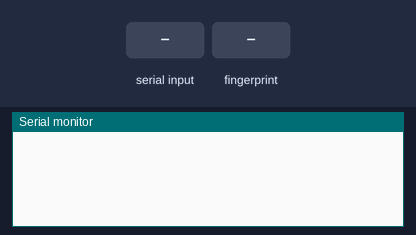
Bench run of a sketch on a simulated Arduino Uno, built with avr-gcc and run on an emulated ATmega328P. Parts: the last lines printed to the serial monitor. The inputs (shaded band) are chosen by the test bench.

Above: at 2.2 s.
2.3 s: "verify\n" received over Serial
At 3.4 s:
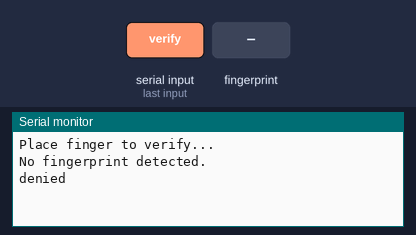
3.8 s: "clear_all_users\n" received over Serial
At 5.0 s:
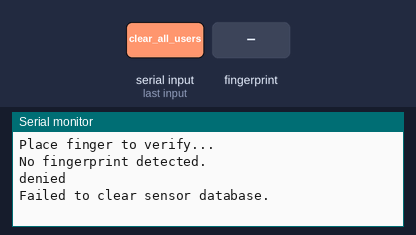
5.3 s: "5\n" received over Serial
At 6.1 s:
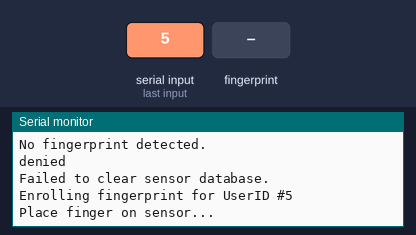
6.8 s: finger stored as number 1 placed on the sensor
At 8.4 s:
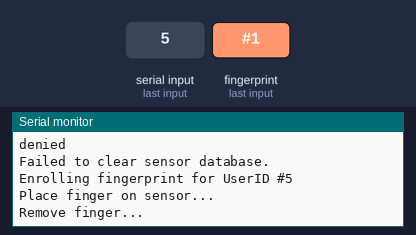
9.8 s: finger stored as number 1 placed on the sensor
At 10.6 s:
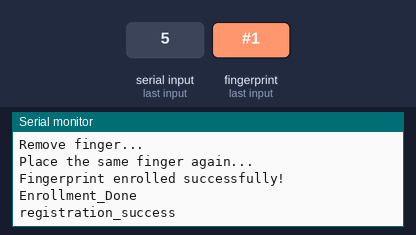

The sketch:

biometric_voting.ino.ino
```cpp
#include <Adafruit_Fingerprint.h>
#include <SoftwareSerial.h>
#include <stdio.h>
#include <stdlib.h>
#include <time.h>
#include <ctype.h>

SoftwareSerial mySerial(2, 3); // RX, TX pins for the fingerprint sensor
Adafruit_Fingerprint finger = Adafruit_Fingerprint(&mySerial);


//int userID = 1; // Starting ID; can be retrieved dynamically if needed

bool isNumber(const char *str) {
    if (*str == '\0') {
        return false; // Empty string is not a number
    }

    // Check for optional sign
    if (*str == '+' || *str == '-') {
        str++;
    }

    // Check for digits
    bool hasDigit = false;
    while (isdigit(*str)) {
        hasDigit = true;
        str++;
    }

    // Check for optional decimal point
    if (*str == '.') {
        str++;

        // Check for digits after decimal point
        while (isdigit(*str)) {
            hasDigit = true;
            str++;
        }
    }

    // Check if the entire string was processed
    if (*str != '\0') {
        return false; // Invalid characters found
    }

    return hasDigit;
}
void clearFingerprintDatabase() {
  if (finger.emptyDatabase()) {
    Serial.println("Sensor database cleared.");
  } else {
    Serial.println("Failed to clear sensor database.");
  }
}
void processCommand(String command) {
  if (isNumber(command.c_str())) {
    // Extract the user ID from the command
    int userID = command.toInt();
    if (enrollFingerprint(userID)) {
      Serial.println("Enrollment_Done");
      Serial.println("registration_success");  // Send success response to Raspberry Pi
    } else {
      Serial.println("Enrollment_not_done");
      Serial.println("registration_failed");   // Send failure response to Raspberry Pi
    }
  } else if (command.startsWith("verify")){
    if (verifyFingerprint()) {
        Serial.println("approved");
      } else {
        Serial.println("denied");
      }
  }else if (command.startsWith("clear_all_users")) {
      clearFingerprintDatabase();
    }
}
void setup() {
  Serial.begin(9600);
  finger.begin(57600);
  if (finger.verifyPassword()) {
    //Serial.println("Fingerprint sensor detected!");
  } else {
    //Serial.println("Fingerprint sensor not found :(");
    while (1);
  }
}

void loop() {
  if (Serial.available() > 0) {
    String command = Serial.readStringUntil('\n');
    processCommand(command);
  }
}

// Enroll fingerprint with unique ID
bool enrollFingerprint(int userID) {
  Serial.print("Enrolling fingerprint for UserID #");
  Serial.println(userID);

  Serial.println("Place finger on sensor...");
  while (finger.getImage() != FINGERPRINT_OK);

  if (finger.image2Tz(1) != FINGERPRINT_OK) {
    Serial.println("Failed to convert first image.");
    return false;
  }

  Serial.println("Remove finger...");
  delay(2000);
  while (finger.getImage() != FINGERPRINT_NOFINGER);
  Serial.println("Place the same finger again...");

  while (finger.getImage() != FINGERPRINT_OK);

  if (finger.image2Tz(2) != FINGERPRINT_OK) {
    Serial.println("Failed to convert second image.");
    return false;
  }

  if (finger.createModel() != FINGERPRINT_OK) {
    Serial.println("Fingerprint does not match.");
    return false;
  }

  if (finger.storeModel(userID) != FINGERPRINT_OK) {
    Serial.println("Failed to store fingerprint.");
    return false;
  }

  Serial.println("Fingerprint enrolled successfully!");
  return true;
}

// Verify fingerprint for voting
bool verifyFingerprint() {
  Serial.println("Place finger to verify...");

  if (finger.getImage() != FINGERPRINT_OK) {
    Serial.println("No fingerprint detected.");
    return false;
  }

  if (finger.image2Tz(1) != FINGERPRINT_OK) {
    Serial.println("Failed to convert fingerprint.");
    return false;
  }

  int fingerprintID = finger.fingerSearch();
  if (fingerprintID == FINGERPRINT_OK) {
    //Serial.print("Fingerprint verified with ID #");
    Serial.println(finger.fingerID);
    return true;
  } else {
    //Serial.println("Fingerprint not recognized.");
    return false;
  }
}
```

Measured:
- after the input at 2.3 s, the serial monitor: prints a new line at once (image 1)
- after the input at 3.8 s, the serial monitor: prints a new line at once (image 2)
- after the input at 5.3 s, the serial monitor: prints a new line at once (image 3)
- after the input at 6.8 s, the serial monitor: prints a new line after 0.20 s (image 4)
- after the input at 9.8 s, the serial monitor: prints a new line after 0.24 s (image 5)
